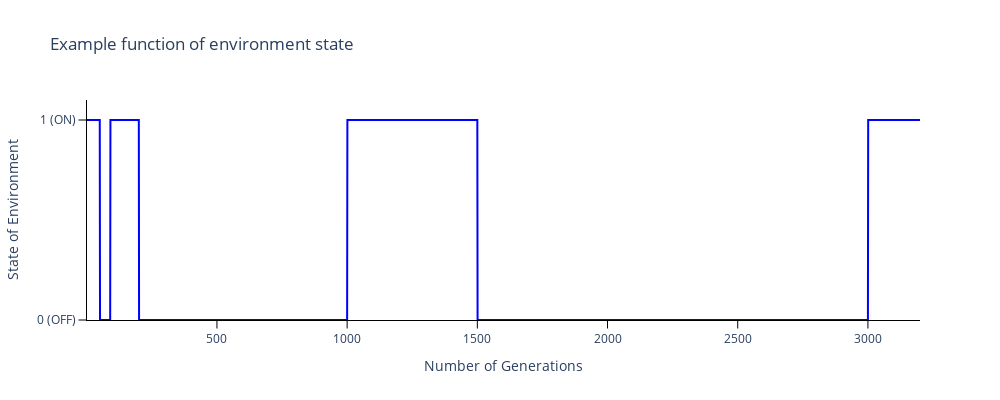

The cell this chart's notebook holds for it:
### Code cell
fig = go.Figure()

# Add traces to the separate counts panels
fig.add_trace(
    go.Scatter(
        y=plot_switch_times,
        x=list(range(1,len(plot_switch_times)+1)),
        mode='lines',
        line_color=colours[0]
    ),
)

fig.update_yaxes(ticks='outside', tickcolor='black', ticklen=7.5, title_text='State of Environment')
fig.update_xaxes(ticks='outside', tickcolor='black', ticklen=7.5, title_text='Number of Generations')

# Add axis labels
fig.update_layout(
    title='Example function of environment state',
    width=1000, 
    height=400,
    plot_bgcolor='white',
    xaxis=dict(
        linecolor='black'
        ),
    yaxis=dict(
        linecolor='black',
        range = [0, 1.1],
        tickvals=[0, 1],
        ticktext=['0 (OFF)', '1 (ON)']),
    )

fig.write_image('images/Example-environment.pdf')
fig.show()

### Figure 1 — Plotly figure (JSON) as saved in the notebook; plotly's stock layout.template omitted (floating-point values rounded to 4 significant figures; data arrays with more than 128 entries replaced by an {"elided": "..."} marker saying what was removed)
{"data": [{"line": {"color": "blue"}, "mode": "lines", "type": "scatter", "x": {"elided": "3200 int values"}, "y": {"elided": "3200 int values"}}], "layout": {"height": 400, "plot_bgcolor": "white", "title": {"text": "Example function of environment state"}, "width": 1000, "xaxis": {"linecolor": "black", "tickcolor": "black", "ticklen": 7.5, "ticks": "outside", "title": {"text": "Number of Generations"}}, "yaxis": {"linecolor": "black", "range": [0, 1.1], "tickcolor": "black", "ticklen": 7.5, "ticks": "outside", "ticktext": ["0 (OFF)", "1 (ON)"], "tickvals": [0, 1], "title": {"text": "State of Environment"}}}}
